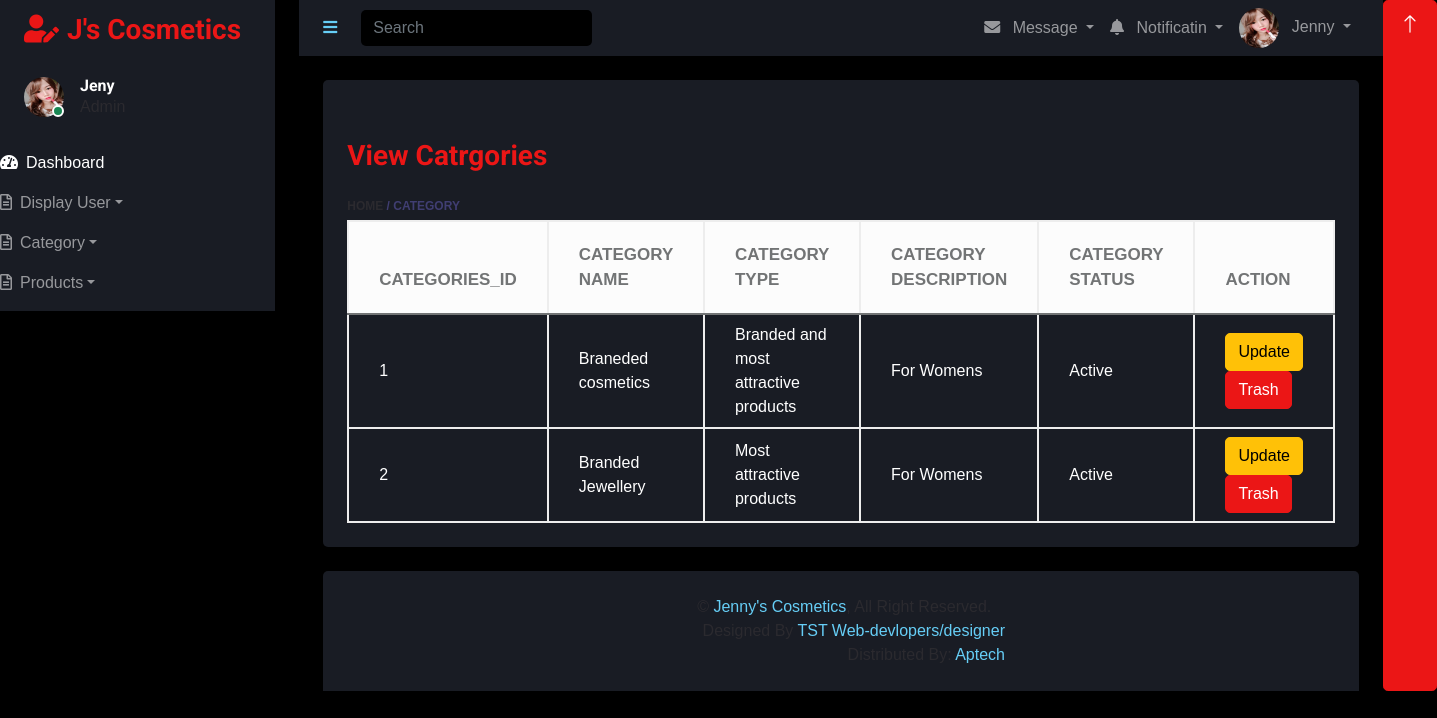
Screenshot of /admin/viewcategory.php with the database file from the repository.
### tables this page shows
CREATE TABLE `addcat` (
  `id` int(11) NOT NULL,
  `name` varchar(255) NOT NULL,
  `type` varchar(255) NOT NULL,
  `description` text NOT NULL,
  `status` tinyint(4) NOT NULL DEFAULT 1
);

### admin/viewcategory.php (the view, shortened to what this page needs)
<?php
require('../includes/config.php');
$fetch_cat = "SELECT * FROM `addcat` WHERE status = '1'";
$cat_query = mysqli_query($connection,$fetch_cat);
if(mysqli_num_rows($cat_query) > 0 ){
?>
<!DOCTYPE html>
<html lang="en">
<head>
    <link href="https://cdnjs.cloudflare.com/ajax/libs/font-awesome/5.10.0/css/all.min.css" rel="stylesheet">
    <link href="https://cdn.jsdelivr.net/npm/bootstrap-icons@1.4.1/font/bootstrap-icons.css" rel="stylesheet">
    <link href="lib/owlcarousel/assets/owl.carousel.min.css" rel="stylesheet">
    <link href="lib/tempusdominus/css/tempusdominus-bootstrap-4.min.css" rel="stylesheet" />
    <link href="css/bootstrap.min.css" rel="stylesheet">
    <link href="css/style.css" rel="stylesheet">
</head>
<body>
    <div class="container-fluid position-relative d-flex p-0">
       <?php
       include('sidebar.php');
       ?>
        <div class="content">
             <?php
             include('navbar.php');
             ?>
            <div class="container-fluid pt-4 px-4">
                <div class="row g-4">
                      <div class="col-12">
                        <div class="bg-secondary rounded h-100 p-4">
                            <div class="page-title-inner">
                                <h3 class="mb-4 text-primary">View Catrgories</h3>
                                <div class="breadcumb"> <a href="index.php">Home</a><span> / </span><span>Category</span></div>
                      </div>
                            <div class="table-responsive">
                                <table class="table table-bordered text-white table-hover mb-0">
                                    <thead class="text-secondary bg-white">
                                        <tr>
                                            <th scope="col">Categories_ID</th>
                                            <th scope="col">Category Name</th>
                                            <th scope="col">Category Type</th>
                                            <th scope="col">Category Description</th>
                                            <th scope="col">Category Status</th>
                                            <th scope="col">Action</th>
                                        </tr>
                                    </thead>
                                    <tbody>
                                     <?php
                                     while($show = mysqli_fetch_assoc($cat_query)){
                                     ?>
                                        <tr>
                                            <td><?php echo $show['id'];?></td>
                                            <td><?php echo $show['name'];?></td>
                                            <td><?php echo $show['type'];?></td>
                                            <td><?php echo $show['description'];?></td>
                                            <?php
                                            if($show['status'] == 1){
                                            ?>
                                            <td><?php echo "Active" ?></td>
                                            <?php
                                            }
                                            ?>
                                            <td><a href="updatecat.php?id=<?php echo $show['id'];?>" class="btn btn-warning">Update</a>
                                                <a href="trashcat.php?id=<?php echo $show['id'];?>" class="btn btn-primary ">Trash</a></td>
                                        </tr>
                                        <?php
                                        }
                                        }
                                        ?>
                                    </tbody>
                                </table>
                            </div>
                        </div>
                    </div>
                </div>
            </div>
            <?php
            include('footer.php');
            ?>
        </div>
        <a href="#" class="btn btn-lg btn-primary btn-lg-square back-to-top"><i class="bi bi-arrow-up"></i></a>
    </div>
</body>
</html>

### rows the page displays
addcat: id "1", name "Braneded cosmetics", type "Branded and most attractive products", description "For Womens", status "Active"
addcat: id "2", name "Branded Jewellery", type "Most attractive products", description "For Womens", status "Active"
